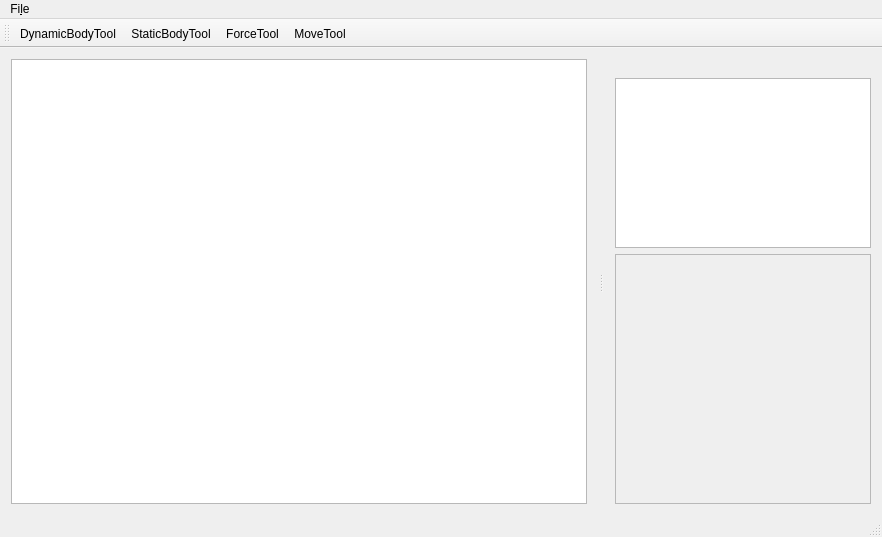
<?xml version="1.0" encoding="UTF-8"?>
<ui version="4.0">
 <class>MainWindow</class>
 <widget class="QMainWindow" name="MainWindow">
  <property name="geometry">
   <rect>
    <x>0</x>
    <y>0</y>
    <width>882</width>
    <height>537</height>
   </rect>
  </property>
  <property name="windowTitle">
   <string>MainWindow</string>
  </property>
  <property name="animated">
   <bool>true</bool>
  </property>
  <property name="tabShape">
   <enum>QTabWidget::Rounded</enum>
  </property>
  <property name="dockNestingEnabled">
   <bool>false</bool>
  </property>
  <property name="dockOptions">
   <set>QMainWindow::AnimatedDocks</set>
  </property>
  <widget class="QWidget" name="centralWidget">
   <layout class="QGridLayout" name="gridLayout">
    <item row="0" column="0">
     <widget class="NewtonGraphicsView" name="graphicsView">
      <property name="minimumSize">
       <size>
        <width>500</width>
        <height>0</height>
       </size>
      </property>
     </widget>
    </item>
   </layout>
  </widget>
  <widget class="QMenuBar" name="menuBar">
   <property name="geometry">
    <rect>
     <x>0</x>
     <y>0</y>
     <width>882</width>
     <height>30</height>
    </rect>
   </property>
   <widget class="QMenu" name="menuFile">
    <property name="title">
     <string>Fi&amp;le</string>
    </property>
    <addaction name="actionOpen_Problem"/>
   </widget>
   <addaction name="menuFile"/>
  </widget>
  <widget class="QToolBar" name="mainToolBar">
   <attribute name="toolBarArea">
    <enum>TopToolBarArea</enum>
   </attribute>
   <attribute name="toolBarBreak">
    <bool>false</bool>
   </attribute>
   <addaction name="actionDynamicBodyTool"/>
   <addaction name="actionStaticBodyTool"/>
   <addaction name="actionForceTool"/>
   <addaction name="actionMoveTool"/>
  </widget>
  <widget class="QStatusBar" name="statusBar"/>
  <widget class="QDockWidget" name="dockWidget">
   <property name="floating">
    <bool>false</bool>
   </property>
   <property name="features">
    <set>QDockWidget::DockWidgetMovable</set>
   </property>
   <property name="allowedAreas">
    <set>Qt::LeftDockWidgetArea|Qt::RightDockWidgetArea</set>
   </property>
   <attribute name="dockWidgetArea">
    <number>2</number>
   </attribute>
   <widget class="QWidget" name="dockWidgetContents">
    <layout class="QVBoxLayout" name="verticalLayout_3">
     <item>
      <layout class="QVBoxLayout" name="verticalLayout">
       <item>
        <widget class="QTextEdit" name="textEdit">
         <property name="sizePolicy">
          <sizepolicy hsizetype="Maximum" vsizetype="Preferred">
           <horstretch>0</horstretch>
           <verstretch>0</verstretch>
          </sizepolicy>
         </property>
         <property name="minimumSize">
          <size>
           <width>150</width>
           <height>0</height>
          </size>
         </property>
         <property name="maximumSize">
          <size>
           <width>500</width>
           <height>500</height>
          </size>
         </property>
         <property name="verticalScrollBarPolicy">
          <enum>Qt::ScrollBarAsNeeded</enum>
         </property>
         <property name="autoFormatting">
          <set>QTextEdit::AutoNone</set>
         </property>
         <property name="documentTitle">
          <string/>
         </property>
         <property name="undoRedoEnabled">
          <bool>false</bool>
         </property>
         <property name="lineWrapColumnOrWidth">
          <number>0</number>
         </property>
         <property name="readOnly">
          <bool>true</bool>
         </property>
         <property name="placeholderText">
          <string/>
         </property>
        </widget>
       </item>
       <item>
        <widget class="QScrollArea" name="scrollArea">
         <property name="sizePolicy">
          <sizepolicy hsizetype="Expanding" vsizetype="Expanding">
           <horstretch>0</horstretch>
           <verstretch>0</verstretch>
          </sizepolicy>
         </property>
         <property name="minimumSize">
          <size>
           <width>150</width>
           <height>250</height>
          </size>
         </property>
         <property name="maximumSize">
          <size>
           <width>500</width>
           <height>750</height>
          </size>
         </property>
         <property name="verticalScrollBarPolicy">
          <enum>Qt::ScrollBarAsNeeded</enum>
         </property>
         <property name="widgetResizable">
          <bool>true</bool>
         </property>
         <widget class="QWidget" name="scrollAreaWidgetContents">
          <property name="geometry">
           <rect>
            <x>0</x>
            <y>0</y>
            <width>252</width>
            <height>246</height>
           </rect>
          </property>
          <layout class="QVBoxLayout" name="verticalLayout_2">
           <item>
            <layout class="QVBoxLayout" name="inputContainer">
             <property name="sizeConstraint">
              <enum>QLayout::SetMinimumSize</enum>
             </property>
            </layout>
           </item>
          </layout>
         </widget>
        </widget>
       </item>
      </layout>
     </item>
    </layout>
   </widget>
  </widget>
  <action name="actionDynamicBodyTool">
   <property name="checkable">
    <bool>true</bool>
   </property>
   <property name="text">
    <string>DynamicBodyTool</string>
   </property>
   <property name="toolTip">
    <string>&lt;html&gt;&lt;head/&gt;&lt;body&gt;&lt;p&gt;Add Dynamic Bodies&lt;/p&gt;&lt;/body&gt;&lt;/html&gt;</string>
   </property>
  </action>
  <action name="actionStaticBodyTool">
   <property name="checkable">
    <bool>true</bool>
   </property>
   <property name="text">
    <string>StaticBodyTool</string>
   </property>
  </action>
  <action name="actionForceTool">
   <property name="checkable">
    <bool>true</bool>
   </property>
   <property name="text">
    <string>ForceTool</string>
   </property>
   <property name="toolTip">
    <string>Use to add forces</string>
   </property>
  </action>
  <action name="actionMoveTool">
   <property name="checkable">
    <bool>true</bool>
   </property>
   <property name="text">
    <string>MoveTool</string>
   </property>
   <property name="toolTip">
    <string>Use to move items around the scene</string>
   </property>
  </action>
  <action name="actionOpen_Problem">
   <property name="text">
    <string>Open Problem</string>
   </property>
  </action>
 </widget>
 <layoutdefault spacing="6" margin="11"/>
 <customwidgets>
  <customwidget>
   <class>NewtonGraphicsView</class>
   <extends>QGraphicsView</extends>
   <header>newtongraphicsview.h</header>
  </customwidget>
 </customwidgets>
 <resources/>
 <connections/>
</ui>
